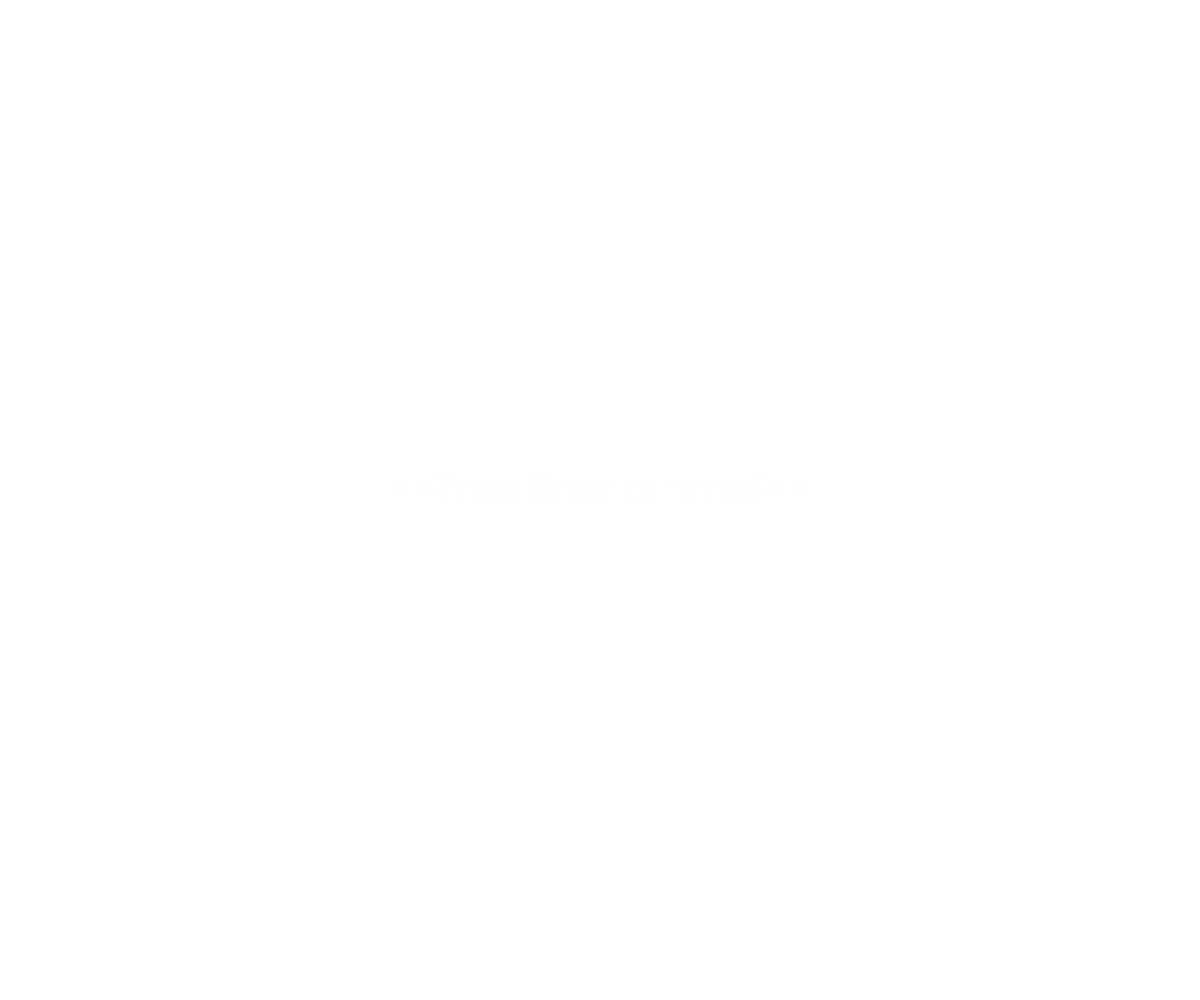
Frame 1 (no input)
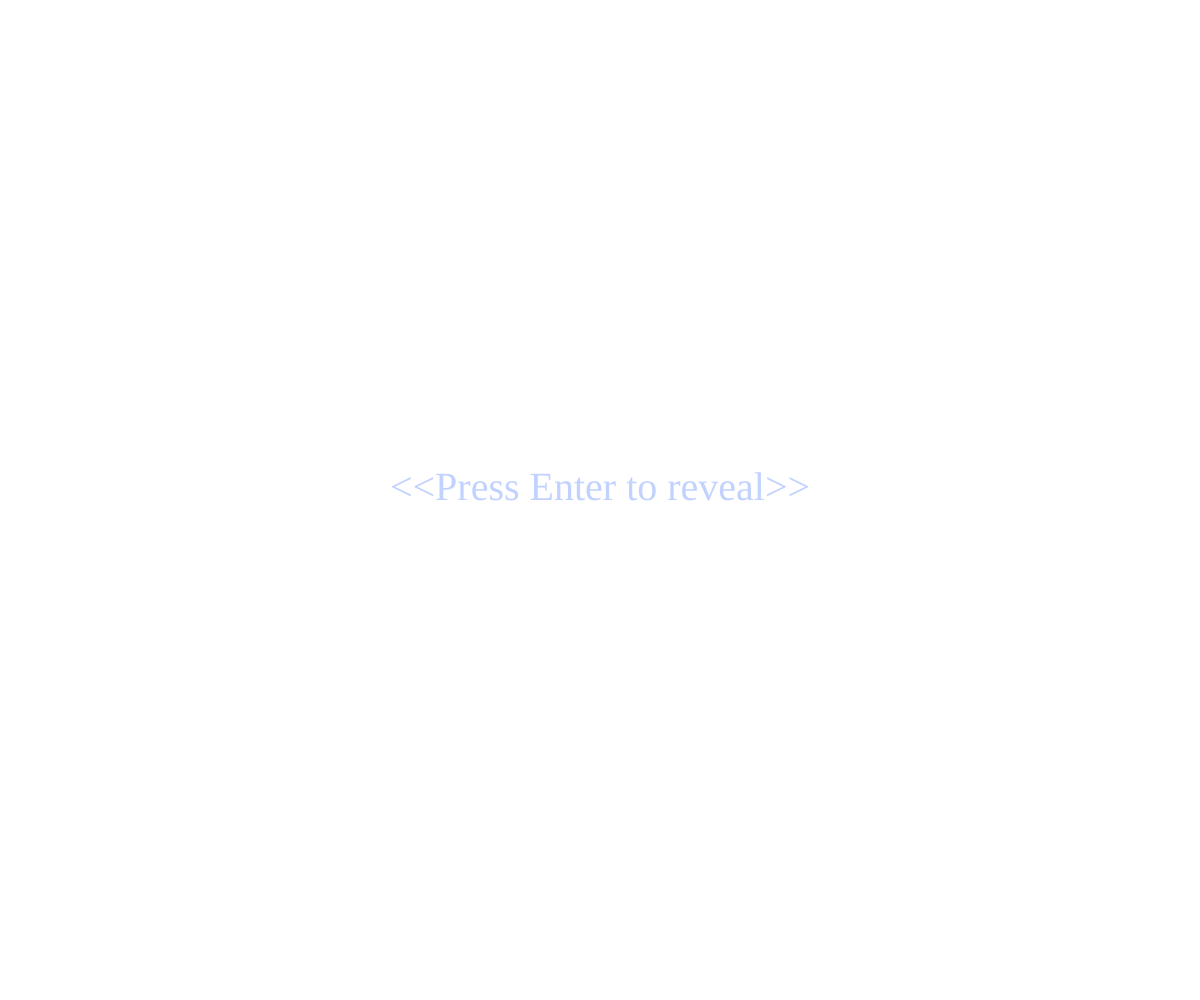
Frame 60 (no input)
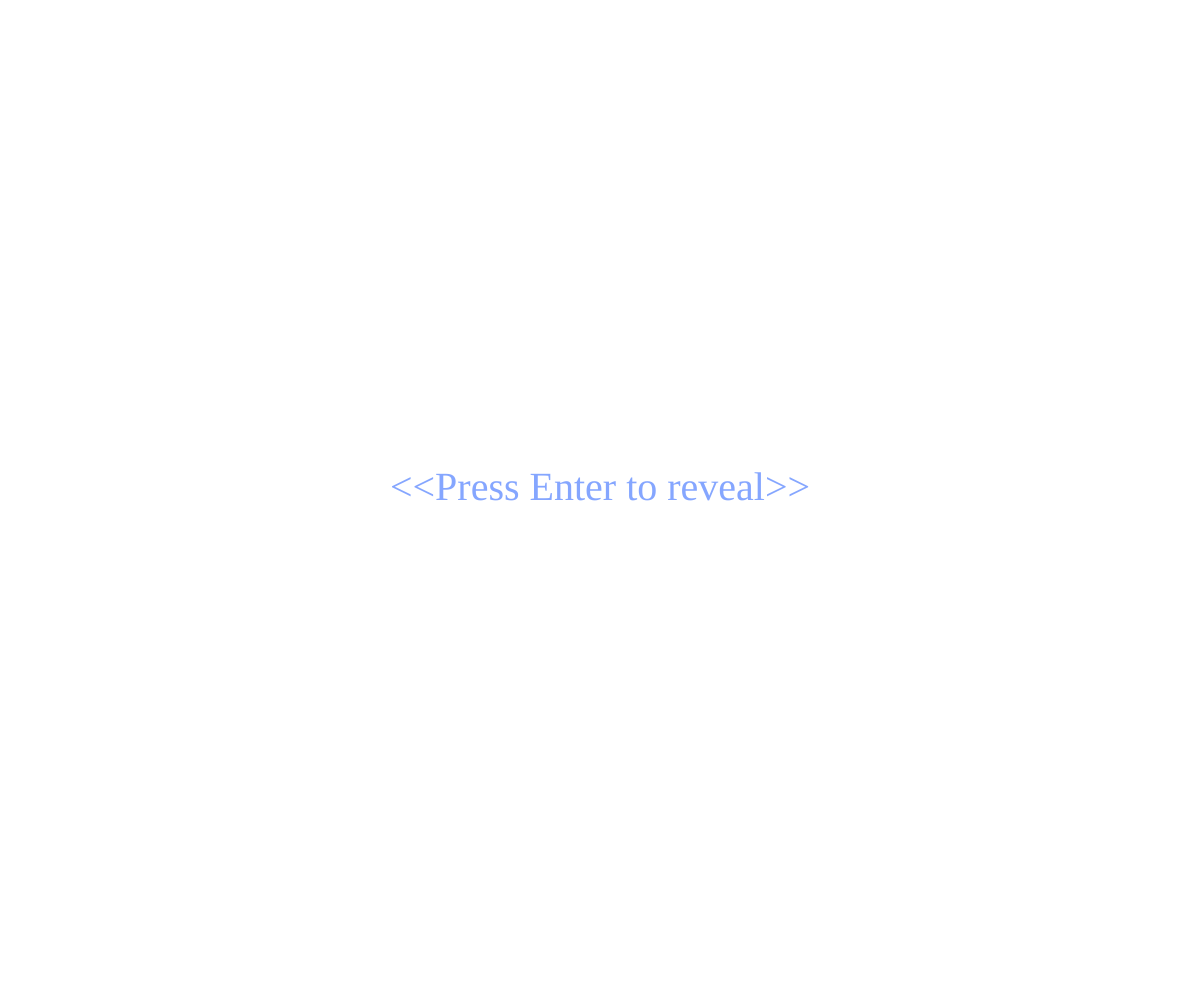
Frame 120 (the mouse pressed at the canvas centre since frame 60)

The p5.js sketch that drew these frames (run headless with seeded random() and noise() and a simulated clock; from frame 60 on, the mouse is pressed at the canvas centre):

// p5.js sketch
// ── sketch.js
// Created by Kirk Aguilar and Wyxy Santiago on P5js

// Welcome to BathSpa University.

// This is our own concept idea for our group activity!

function setup() {
  createCanvas(windowWidth, windowHeight); // Canva's size
}

function draw() {
  if (showIntro) {
    intro();
  } else {
    mainSketch();
  }
}

function keyPressed() {
  if (keyCode === ENTER)
    // Enter key function

    showIntro = false; // As soon as the "Enter" key is pressed, the introduction fades out.
}

function intro() {
  background(255); // Background color

  fill(126, 161, 255, introAlpha); // Fade in color.

  noStroke();

  textAlign(CENTER); // Centering text on the screen.

  textFont("Gaegu"); // Custom font "Gaegu"

  textSize(40); // Text size

  text("<<Press Enter to reveal>>", width / 2, height - height / 2); // A welcome message will appear on the screen as an introduction.

  introAlpha = min(300, introAlpha + 2); // Increase intro fade in transition.
}

let showIntro = true; // Intro display.

let introAlpha = 3; // Value of the fade in transition.

function mainSketch() {
  background(0); // Background color.

  textFont("Neonderthaw"); // Custom font "Neonderthaw"

  textSize(50); // Text size.

  textNeon(); // Neon text effect function.

  fill(255, introAlpha); // Fade in color with different color.

  textAlign(CENTER); // Text aligntment.

  text("Welcome to BathSpa University!", width / 2, height / 2);

  introAlpha = min(290, introAlpha + 10); // Fade in transition settings.
}

function textNeon(glowColor) {
  for (let i = 4; i < 20; i++) {
    let glowColor = color(91, 188, 255); // Neon Color.

    let glowSize = 45; // Size of the glow.

    let alphaValue = map(sin(frameCount / 35), -0, 1, 100, 500); // Pulse effect.

    glowColor.setAlpha(alphaValue);

    drawingContext.shadowColor = glowColor;

    drawingContext.shadowBlur = glowSize;
  }
}

// The End :D
